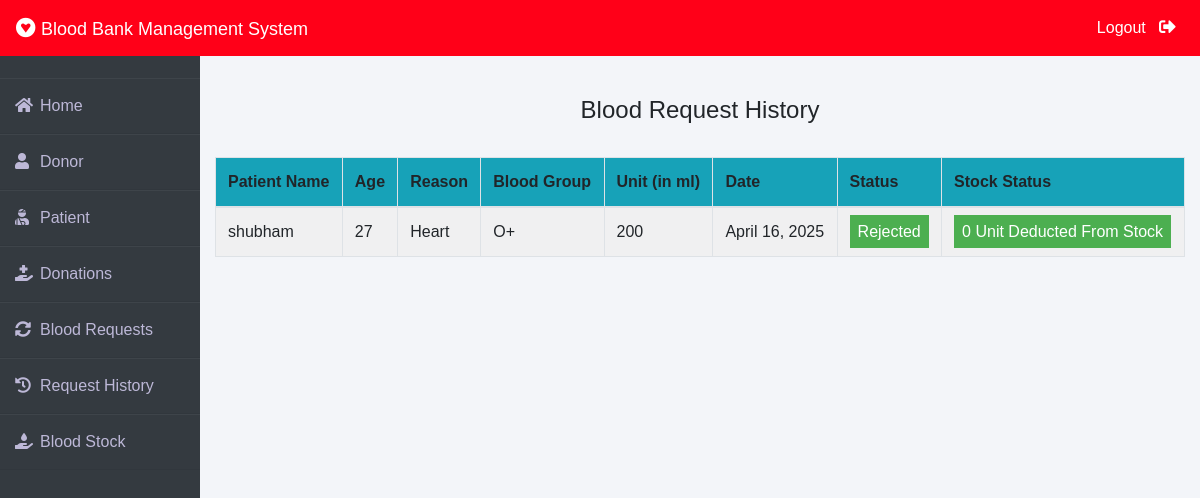
The page /admin-request-history (signed in) on the database its author committed.
### blood/models.py (models this page shows, shortened)
class BloodRequest(models.Model):
    request_by_patient=models.ForeignKey(pmodels.Patient,null=True,on_delete=models.CASCADE)
    request_by_donor=models.ForeignKey(dmodels.Donor,null=True,on_delete=models.CASCADE)
    patient_name=models.CharField(max_length=30)
    patient_age=models.PositiveIntegerField()
    reason=models.CharField(max_length=500)
    bloodgroup=models.CharField(max_length=10)
    unit=models.PositiveIntegerField(default=0)
    status=models.CharField(max_length=20,default="Pending")
    date=models.DateField(auto_now=True)

### blood/views.py (the view)
# urls.py: path('admin-request-history', views.admin_request_history_view,name='admin-request-history'),
@login_required(login_url='adminlogin')
def admin_request_history_view(request):
    requests=models.BloodRequest.objects.all().exclude(status='Pending')
    return render(request,'blood/admin_request_history.html',{'requests':requests})

### templates/blood/admin_request_history.html (shortened to what this page needs)
{% extends 'blood/adminbase.html' %}
{% block content %}
{% load widget_tweaks %}
{%load static%}
<head>
</head>
<br><br>
<div class="container">
    <H4 class="text-center">Blood Request History</H4><br>
    <table class="table table-light table-hover table-bordered table-striped">
        <thead class="bg-info">
            <tr>
                <th scope="col">Patient Name</th>
                <th scope="col">Age</th>
                <th scope="col">Reason</th>
                <th scope="col">Blood Group</th>
                <th scope="col">Unit (in ml)</th>
                <th scope="col">Date</th>
                <th scope="col">Status</th>
                <th scope="col">Stock Status</th>
            </tr>
        </thead>
        <tbody>
            {% for t in requests %}
            <tr>
                <td> {{t.patient_name}}</td>
                <td>{{t.patient_age}}</td>
                <td>{{t.reason}}</td>
                <td>{{t.bloodgroup}}</td>
                <td>{{t.unit}}</td>
                <td>{{t.date}}</td>
                {% if t.status == 'Approved' %}
                <td><span class="label warning"> Approved</span></td>
                <td><span class="label warning"> {{t.unit}} Unit Deducted From Stock</span></td>
                {% else %}
                <td><span class="label success">Rejected</span></td>
                <td><span class="label success"> 0 Unit Deducted From Stock</span></td>
                {% endif %}
            </tr>
            {% endfor %}
        </tbody>
    </table>
</div>
{% endblock content %}

### templates/blood/adminbase.html (style rules this page uses)
* { margin: 0; padding: 0; box-sizing: border-box; list-style: none; text-decoration: none; font-family: 'Josefin Sans', sans-serif; }
body { background-color: #f3f5f9; }

### templates/blood/admin_request_history.html (style rules this page uses)
.label { color: white; padding: 8px; }
.success { background-color: #4CAF50; }

### rows shown on the page
BloodRequest: patient_name "shubham", patient_age "27", reason "Heart", bloodgroup "O+", unit "200", date "April 16, 2025", status "Rejected"
